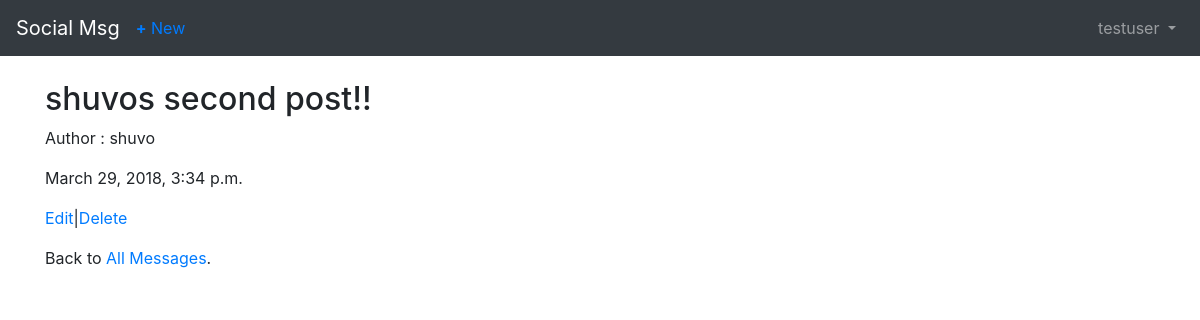
Screenshot of /posts/1/ (signed in) with the database file from the repository.
### users/models.py (models this page shows)
class CustomUser(AbstractUser):
    objects = CustomUserManager()

### posts/models.py (models this page shows, shortened)
class Post(models.Model):
    message = models.CharField(max_length=280)
    date = models.DateTimeField(auto_now_add=True)
    author = models.ForeignKey(
        settings.AUTH_USER_MODEL,
        on_delete=models.CASCADE,
    )

### posts/views.py (the view)
# urls.py: path('<int:pk>/', views.PostDetailView.as_view(), name='post_detail'),
class PostDetailView(LoginRequiredMixin,DetailView):
    model = models.Post
    template_name = 'post_detail.html'
    login_url = 'login'

### templates/post_detail.html
{% extends 'base.html' %} {% block content %}
<div class="post-entry">
    <h2>{{object.message}}</h2>
    <p>Author : {{object.author}}</p>
    <p>{{object.date}}</p>
</div>
<p><a href="{%url 'post_edit' post.pk%}">Edit</a>|<a href="{%url 'post_delete' post.pk%}">Delete</a></p>
<p>Back to <a href="{%url 'post_list'%}">All Messages</a>.</p>
{% endblock %}

### templates/base.html (shortened to what this page needs)
<!doctype html>
<html lang="en">
<head>
    <link rel="stylesheet" href="https://maxcdn.bootstrapcdn.com/bootstrap/4.0.0/css/bootstrap.min.css">
</head>
<body>
    <nav class="navbar navbar-expand-md navbar-dark bg-dark mb-4">
        <a class="navbar-brand" href="{% url 'home' %}">Social Msg</a> {%if user.is_authenticated %}
        <ul class="navbar-nav mr-auto">
            <li class="nav-item">
                <a href="{%url 'post_new'%}"><b>+</b> New</a>
            </li>
        </ul>
        {% endif %}
        <div class="collapse navbar-collapse" id="navbarCollapse">
            {% if user.is_authenticated %}
            <ul class="navbar-nav ml-auto">
                <li class="nav-item">
                    <a class="nav-link dropdown-toggle" href="#" id="userMenu" data-toggle="dropdown">
    {{ user.username }}
    </a>
                </li>
            </ul>
            {% else %}
            <form class="form-inline ml-auto">
                <a href="{% url 'login' %}" class="btn btn-outline-secondary">Log in</a>
                <a href="{% url 'signup' %}" class="btn btn-primary ml-2">Sign up</a>
            </form>
            {% endif %}
        </div>
    </nav>
    <div class="container">
        {% block content %} {% endblock %}
    </div>
</body>
</html>

### rows the page displays
CustomUser: username "testuser"
Post: message "shuvos second post!!", author "shuvo", date "March 29, 2018, 3:34 p.m."
